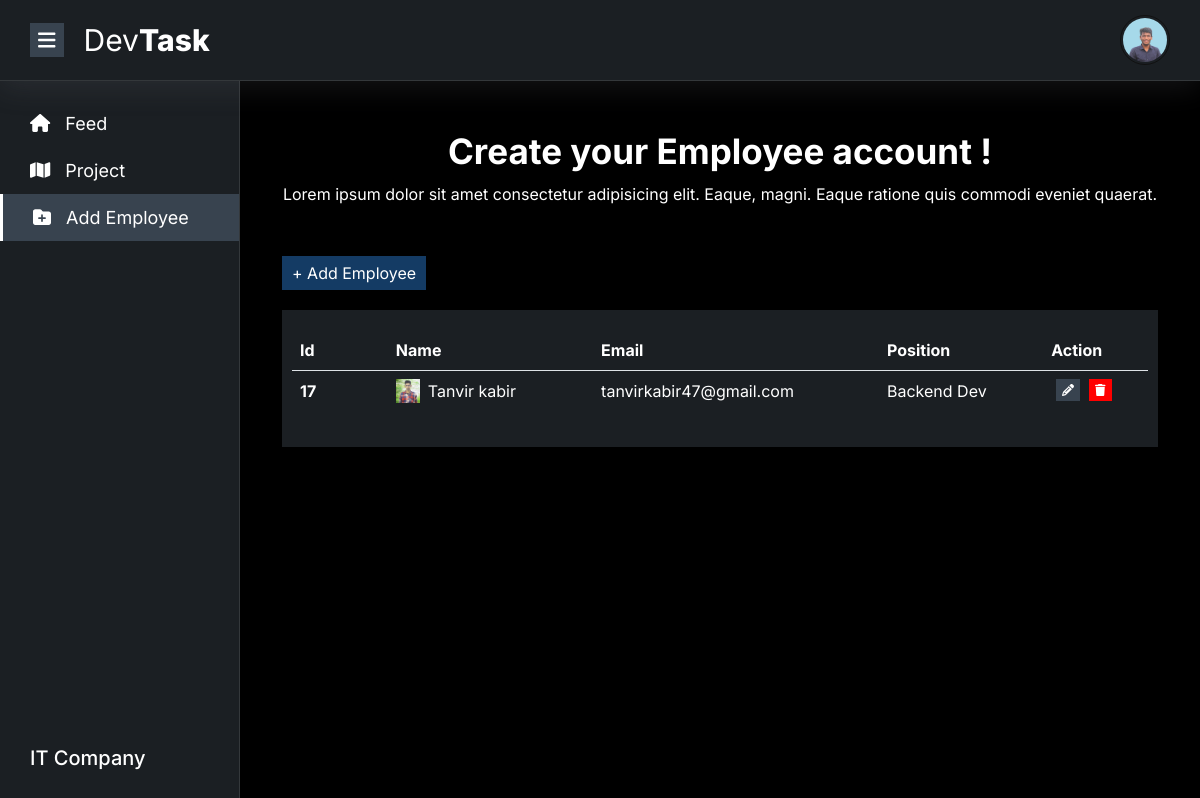
Page /employee/ (signed in) on the committed database.
### account/models.py (models this page shows, shortened)
class User(AbstractUser):
    ROLE_CHOICES = [
        ('owner', 'Owner'),
        ('manager', 'Manager'),
        ('employee', 'Employee'),
    ]
    role = models.CharField(max_length=20, choices=ROLE_CHOICES, default='owner')
    image = models.ImageField(upload_to='profile/', default='../static/images/bot.jpg')
    company = models.CharField(max_length=255)
    position = models.CharField(max_length=255, blank=True, null=True)

### main/views.py (the view)
# urls.py: path('employee/', views.add_employee, name='employee'),
@login_required
def add_employee(request):
    users = User.objects.filter(role = 'employee', company=request.user.company)
    return render(request,'add-employee.html', {'users': users})

### templates/add-employee.html (shortened to what this page needs)
{% extends "base.html" %}
{% load static %}
{% block main %}
	<div class="container">
		<div class="row">
			<div class="col-12">
				<div class="add-employee">
					<div class="add-employee-header">
						<h2>Create your Employee account !</h2>
						<p>Lorem ipsum dolor sit amet consectetur adipisicing elit. Eaque, magni. Eaque ratione quis commodi eveniet quaerat.</p>
					</div>
				</div>
			</div>
			<div class="col-12">
				<div class="add-employee-btn">
					<button data-bs-toggle="modal" data-bs-target="#exampleModal">+ Add Employee</button>
				</div>
				<div class="employee-list">
					<div class="table-responsive">
						<table class="table table-responsive-md">
							<thead>
								<tr>
									<th>Id</th>
									<th>Name</th>
									<th>Email</th>
									<th>Position</th>
									<th>Action</th>
								</tr>
							</thead>
							<tbody>
								{% if users %}
									{% for user in users %}
										<tr>
											<td><strong>{{ user.id }}</strong></td>
											<td><div class="d-flex align-items-center"><img src="{{ user.image.url }}" class="rounded-lg me-2" width="24" alt=""> <span class="w-space-no">{{ user.first_name }} {{ user.last_name }}</span></div></td>
											<td>{{ user.email }}</td>
											<td>{{ user.position }}</td>
											<td>
												<div class="d-flex">
													<a data-bs-toggle="modal" data-bs-target="#examplModal{{user.id}}" class="me-1 employee-edit" style="cursor: pointer;">
														<i class="fa fa-pencil"></i>
													</a>
													<a data-bs-toggle="modal" data-bs-target="#exampleModal{{user.id}}" class="employee-delete" style="cursor: pointer;">
														<i class="fa fa-trash"></i>
													</a>
												</div>
											</td>
										</tr>
									{% endfor %}
								{% else %}
								    <tr >
                                        <td colspan="5" class="pt-4">No Employee available..</td>
                                    </tr>
								{% endif %}
							</tbody>
						</table>
					</div>
				</div>
			</div>
		</div>
	</div>
	{% endblock main %}

### templates/base.html (shortened to what this page needs)
{% load static %}
<!DOCTYPE html>
<html lang="en">
<head>
	<link rel="stylesheet" type="text/css" href="https://cdn.jsdelivr.net/npm/toastify-js/src/toastify.min.css">
	<link rel="stylesheet" href="{% static 'css/bootstrap.min.css' %}">
	<link rel="stylesheet" href="{% static 'css/all.min.css' %}">
	<link rel="stylesheet" href="{% static 'css/style.css' %}">
	<link rel="stylesheet" href="{% static 'css/responsive.css' %}">
</head>
<body>
	<header>
		<div class="container-custom">
			<div class="row">
				<div class="col-12">
					<div class="header-main">
						<div class="header-left">
							<button id="menu-btn"><i class="fa-solid fa-bars"></i></button>
							<div class="header-logo">
								<a href="{% url 'home' %}">
									<h2>Dev<span>Task</span></h2>
								</a>
							</div>
						</div>
						<div class="header-right d-flex align-items-center gap-1">
							{% if request.user.is_authenticated %}
								<div class="header-profile">
									<img src="{{ request.user.image.url }}" id="profile-open-btn" alt="">
								</div>
							{% else %}
								<div>
									<a href="{% url 'signup' %}" class="primary-button text-white"> Login</a>
								</div>
							{% endif %}
							</div>
						</div>
					</div>
				</div>
			</div>
	</header>
	<section>
		<div class="main-body-layout">
			<aside id="aside" class="width-20">
				<div class="aside-menu-item">
					<ul>
						<li>
							<a href="{% url 'home' %}" {% if request.path == '/' %} class="active" {% endif %}>
								<i class="fa-solid fa-house"></i>
								Feed
							</a>
						</li>
						<li>
							<a href="{% url 'project' %}" {% if request.path == '/project/' %} class="active" {% endif %}>
								<i class="fa-solid fa-map"></i>
								Project
							</a>
						</li>
						{% if user.role == 'owner' %}
							<li>
								<a href="{% url 'employee' %}" {% if request.path == '/employee/' %} class="active" {% endif %}>
									<i class="fa-solid fa-folder-plus"></i>
									Add Employee
								</a>
							</li>
						{% endif %}
					</ul>
				</div>
				<div class="company-name">
					<h2>{{request.user.company}}</h2>
				</div>
			</aside>
			<main id="main" class="margin-20">
				{% block main %}
				{% endblock main %}
			</main>
		</div>
	</section>
</body>
</html>

### static/css/style.css (style rules this page uses)
* { margin: 0; padding: 0; box-sizing: border-box; }
:root { --primary-color: #ed143d; --secondary-color: #111; --bg-color: #1b1f23; }
body { font-family: "Inter", sans-serif; background: #000; }
html { scroll-behavior: smooth; }
.container-custom { width: 100%; padding: 0 30px; }
ul { margin: 0; padding: 0; list-style: none; }
a { text-decoration: none; width: fit-content; display: block; }
img { max-width: 100%; }
h1, h2, h3, h4, h5, h6, p, span { margin: 0; padding: 0; }
header { box-shadow: rgba(100, 100, 111, 0.2) 0px 7px 29px 0px; border-bottom: 1px solid rgba(255, 255, 255, 0.11); padding: 15px 0; background: var(--bg-color); position: fixed; width: 100%; z-index: 99; }
.header-main { display: flex; align-items: center; justify-content: space-between; gap: 20px; }
.header-logo h2 { font-size: 30px; font-weight: 400; color: #fff; }
.header-logo h2 span { font-weight: 800; }
.header-left { display: flex; align-items: center; gap: 20px; }
.header-left #menu-btn { background: #38434f; border: none; color: #fff; padding: 2px 8px; font-size: 20px; }
.header-profile { position: relative; }
.header-profile img { width: 50px; height: 50px; object-fit: cover; cursor: pointer; border-radius: 50%; padding: 2px; border: 1px solid var(--secondary-color); }
.main-body-layout { display: flex; }
.main-body-layout aside { background: var(--bg-color); height: 100vh; border-right: 1px solid rgba(255, 255, 255, 0.11); transition: .5s; color: #fff; overflow: hidden; padding: 30px 0; position: fixed; padding-top: 100px; z-index: 9; display: flex; flex-direction: column; justify-content: space-between; margin: auto; height: 100vh; }
.main-body-layout main { transition: .5s; width: 100%; color: #fff; padding: 30px; margin-top: 100px; }
.company-name h2 { font-size: 20px; margin-left: 30px; }
.width-20 { width: 20%; }
.margin-20 { margin-left: 20%; }
.aside-menu-item ul li a { padding: 10px 10px 10px 30px; color: #fff; font-size: 18px; }
.aside-menu-item ul li a svg { margin-right: 10px; }
.aside-menu-item ul li a.active { background: #38434f; width: 100%; border-left: 3px solid #fff; }
.add-employee-header { text-align: center; }
.add-employee-header h2 { font-size: 35px; font-weight: 700; margin-bottom: 10px; }
.add-employee-btn { margin-top: 50px; }
.add-employee-btn button { background: #143b64; border: none; color: #fff; padding: 5px 10px; }
.employee-list { background: var(--bg-color); margin: 20px 0 50px 0; padding: 20px 10px; }
.employee-list table tr { color: #fff; }
.employee-list table td { border-bottom-width: 0px; }
.employee-list table td:first-child { min-width: 70px; }
.employee-list table td:nth-child(2) { min-width: 150px; }
.employee-list table td:nth-child(3) { min-width: 200px; }
.employee-list table td:nth-child(4) { min-width: 120px; }
.employee-list .employee-delete { background: red; font-size: 12px; padding: 2px 6px; color: #fff; margin-left: 5px; cursor: pointer !important; }
.employee-list .employee-edit { background: #38434f; font-size: 12px; padding: 2px 6px; color: #fff; margin-left: 5px; }

### rows in the picture
User: user.image (picture), user.company "IT Company"
User: id "17", image (picture), first_name "Tanvir", last_name "kabir", email "tanvirkabir47@gmail.com", position "Backend Dev"
